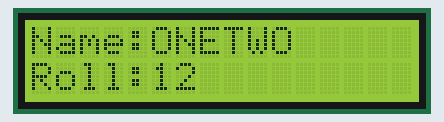
A sketch run on a simulated Arduino Uno, built with avr-gcc and run on an emulated ATmega328P. On the bench: 16×2 character LCD.

Above: at 0.1 s.
At 3.1 s:
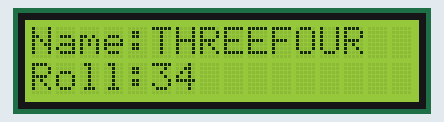
At 6.1 s:
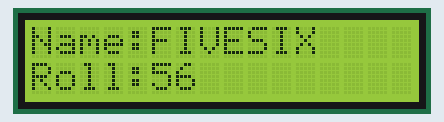

Measured:
- by itself, everything shown: repeats every 9.0 s, in 3 steps
- what the display in image 1 shows lasts 3.0 s, from 3.1 s to 6.1 s

The sketch:

LCDDisplay01.ino
```cpp
#include <LiquidCrystal.h>
LiquidCrystal lcd(12, 11, 5, 4, 3, 2);

void setup() {
  lcd.begin(16, 2);
}
void loop() {
  lcd.clear();
  lcd.setCursor(0, 0);
  lcd.print("Name:ONETWO");
  lcd.setCursor(0, 1);
  lcd.print("Roll:12");
  delay(3000);
  lcd.clear();
  lcd.setCursor(0, 0);
  lcd.print("Name:THREEFOUR");
  lcd.setCursor(0, 1);
  lcd.print("Roll:34");
  delay(3000);
  lcd.clear();
  lcd.setCursor(0, 0);
  lcd.print("Name:FIVESIX");
  lcd.setCursor(0, 1);
  lcd.print("Roll:56");
  delay(3000);
}
```
